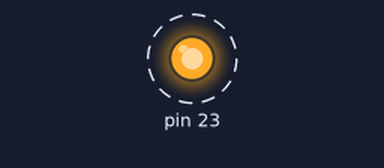
The sketch below on a simulated Arduino Uno, built with avr-gcc and run on an emulated ATmega328P. Shown: output pins drawn as LEDs (lit = HIGH). Dashed ring = blinking.

Above: at 0.5 s.
Timing chart, 0 to 4.6 s (numbered marks = the images above):
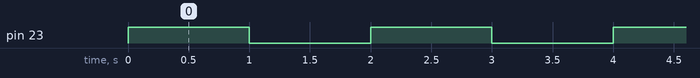

Measured:
- by itself, pin 23: alternates HIGH for 1.0 s and LOW for 1.0 s

The sketch:

lab1_ej2.ino
```cpp
#include <avr/io.h>
#include <util/delay.h>
#define BLINK_DELAY_MS 1000
void setup() {
  // initialize digital pin 13 as an output.
  // It is PB7 on Atmega2560 chip.
  DDRB |= _BV(DDB7);
}
void loop() {

  /* set pin 7 high to turn led on */
  PINB = _BV(PORTB7);
  _delay_ms(BLINK_DELAY_MS);
}
```
